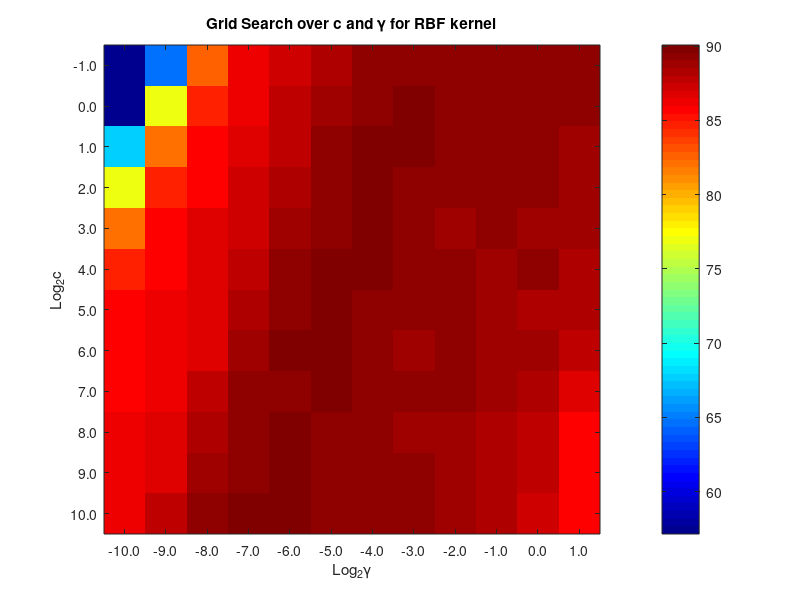

Source code (MATLAB):
clear
clc
close all

%% Part D : SVMs

% Add path to compiled libsvm toolbox
addpath('libsvm');

% Read data from file
rawData  = csvread('input.txt');
% Convert data to libsvm format
rawLabels   = rawData(:, 3);
rawFeatures = rawData(:, 1:2);
features_sparse = sparse(rawFeatures);
libsvmwrite('input.train', rawLabels, features_sparse);
% Read data with libsvm
[labels, features] = libsvmread('input.train');

% Initialize settings for grid search
stepSize = 1;
log2cList = -1:stepSize:10;
log2gList = -10:stepSize:1;
Nlog2c = length(log2cList);
Nlog2g = length(log2gList);
heat = zeros(Nlog2c,Nlog2g); % Init heatmap matrix
bestAccuracy = 0; % Var to store best accuracy
% To see how things go as grid search runs
totalRuns = Nlog2c*Nlog2g;

%% Linear kernel
% Grid search to optimize cost & gamma
runCounter = 1;
for i = 1:Nlog2c
    for j = 1:Nlog2g
        log2c = log2cList(i);
        log2g = log2gList(j);
        disp([num2str(runCounter), '/', num2str(totalRuns)]);
        disp(['Trying c=', num2str(2^log2c), ' and g=', num2str(2^log2g)]);
        % Train with current cost & gamma
        params = ['-q -t 2 -v 5 -c ', num2str(2^log2c), ' -g ', num2str(2^log2g)];
        accuracy = svmtrain(labels, features, params);
        % Update heatmap matrix
        heat(i,j) = accuracy;
        % Update accuracy, cost & gamma if better
        if (accuracy >= bestAccuracy)
            bestAccuracy = accuracy;
            bestC = 2^log2c;
            bestG = 2^log2g;
        end
        runCounter = runCounter+1;
    end
end
% Return heatmap (more accurately, colormap)
hm = figure;
imagesc(heat);
colormap('jet'); 
colorbar;
set(gca,'XTick',1:Nlog2g);
set(gca,'XTickLabel',sprintf('%3.1f|',log2gList));
xlabel('Log_2\gamma');
set(gca,'YTick',1:Nlog2c);
set(gca,'YTickLabel',sprintf('%3.1f|',log2cList));
ylabel('Log_2c');
title('Grid Search over c and \gamma for RBF kernel');
saveas(hm, 'img/heatRBF.jpg');

% Train and test SVM
% Train model using specified kernel and best cost & gamma values
params = ['-t 2 -v 5 -c ', num2str(bestC), ' -g ', num2str(bestG)];
accuracy = svmtrain(labels, features, params);
disp('RBF: done!');
